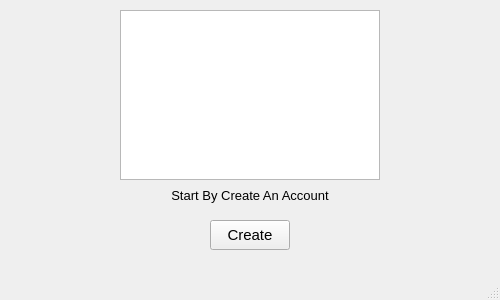
<?xml version="1.0" encoding="UTF-8"?>
<ui version="4.0">
 <class>MainWindow</class>
 <widget class="QMainWindow" name="MainWindow">
  <property name="geometry">
   <rect>
    <x>0</x>
    <y>0</y>
    <width>500</width>
    <height>300</height>
   </rect>
  </property>
  <property name="windowTitle">
   <string>MainWindow</string>
  </property>
  <widget class="QWidget" name="centralwidget">
   <property name="enabled">
    <bool>true</bool>
   </property>
   <widget class="QGraphicsView" name="graphicsView">
    <property name="geometry">
     <rect>
      <x>120</x>
      <y>10</y>
      <width>260</width>
      <height>170</height>
     </rect>
    </property>
    <property name="styleSheet">
     <string notr="true">border-image: url(:/startpage/start.png);</string>
    </property>
   </widget>
   <widget class="QLabel" name="createNotice">
    <property name="geometry">
     <rect>
      <x>130</x>
      <y>170</y>
      <width>240</width>
      <height>50</height>
     </rect>
    </property>
    <property name="font">
     <font>
      <pointsize>10</pointsize>
      <weight>50</weight>
      <italic>false</italic>
      <bold>false</bold>
      <kerning>true</kerning>
     </font>
    </property>
    <property name="text">
     <string>Start By Create An Account</string>
    </property>
    <property name="textFormat">
     <enum>Qt::PlainText</enum>
    </property>
    <property name="alignment">
     <set>Qt::AlignCenter</set>
    </property>
   </widget>
   <widget class="QPushButton" name="pushButton">
    <property name="geometry">
     <rect>
      <x>210</x>
      <y>220</y>
      <width>80</width>
      <height>30</height>
     </rect>
    </property>
    <property name="font">
     <font>
      <pointsize>11</pointsize>
     </font>
    </property>
    <property name="text">
     <string>Create</string>
    </property>
   </widget>
  </widget>
  <widget class="QStatusBar" name="statusbar"/>
 </widget>
 <resources>
  <include location="start.qrc"/>
 </resources>
 <connections/>
</ui>
